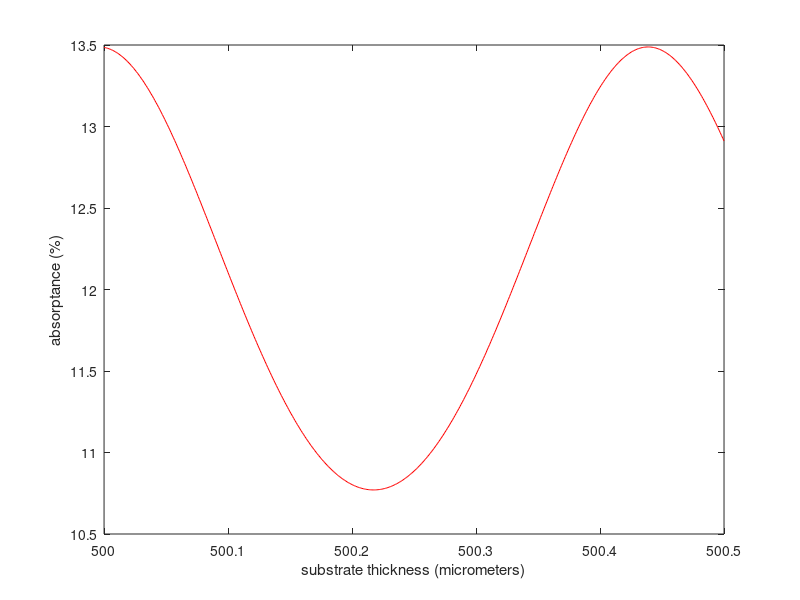

The MATLAB source for this figure:
%This program can be used for optical modeling of NbN on a variety of
%devices. To exclude layers (e.g., the ARC), set the thickness of the layer
%in question to zero (e.g., d_ARC = 0).

%The code assumes back illumination with an incoherent source.

clear all
%%
%Values and constants
lambda0 = 1550; %all distances are in nanometers
k = 2*pi/lambda0;

n_substrate = 1.75; %MgO: 1.73, sapphire: 1.76
k_substrate = n_substrate*k;

n_air = 1;
k_air = n_air*k; 

n_ARC = 1.38;%sqrt(n_air*n_substrate);%If there is no ARC but a layer of SiNx instead, input the values for the SiNx layer for n_ARC and d_ARC.
k_ARC = n_ARC*k;
d_ARC =0;%lambda0/(4*n_ARC);

n_HSQ = 1.38;
k_HSQ = n_HSQ*k;
d_HSQ = 0;%lambda0/(4*n_HSQ);

n_NbN_given = 2.78793-4.33452*1i;%5.23-5.82*1i;
n_NbO_given = 2.28;
fill_factor = 0.4; %value between 0 and 1, where 1 is a continuous film

%This calculation depends on the material between the nanowires, which
%could be air or HSQ. Fill in n_air or n_HSQ in second term on rhs.
epsilon_weighted = fill_factor*(n_NbN_given^2)+(1-fill_factor)*(n_HSQ^2);
n_NbN = sqrt(epsilon_weighted);
epsilon_weighted = fill_factor*(n_NbO_given^2)+(1-fill_factor)*(n_HSQ^2);
n_NbO = sqrt(epsilon_weighted);
k_NbN = n_NbN*k;
k_NbO = n_NbO*k;
d_NbN = 4; %This value is generally set in the loop below.
d_NbO = 0;

n_SiNx = 2.217;
k_SiNx = n_SiNx*k;
d_SiNx = 0;%red SiNx: 391, green SiNx: 300

n_gold = 0.55-11.5*1i;
k_gold = n_gold*k;
d_gold = 0;%d_gold is typically 120 nm for cavities on devices

%%
%Initialize values for result matrices
max=500;
T_plot = zeros(max+1,1);
R_plot = zeros(max+1,1);
A_plot = zeros(max+1,1); %total absorption in structure, including absorption in gold if there is a gold layer
A_NbN_plot = zeros(max+1,1);%absorption only in NbN layer
thickness = zeros(max+1,1);

%%
for count=0:1:max
    d_substrate = 500000+count;
    
    T_total = 0;
    R_total = 0;
    A_total = 0;
    A_NbN_total = 0;
    inc = 1; %fraction of incident power
    
    %At the first interface (back of the sample)
    D_air_ARC = 0.5*[1+(k_ARC/k_air) 1-(k_ARC/k_air); 1-(k_ARC/k_air) 1+(k_ARC/k_air)];
    P_ARC = [exp(1i*k_ARC*d_ARC) 0; 0 exp(-1i*k_ARC*d_ARC)];
    D_ARC_substrate = 0.5*[1+(k_substrate/k_ARC) 1-(k_substrate/k_ARC); 1-(k_substrate/k_ARC) 1+(k_substrate/k_ARC)];
    P_substrate = [exp(1i*k_substrate*d_substrate) 0; 0 exp(-1i*k_substrate*d_substrate)];
    D_substrate_SiNx = 0.5*[1+(k_SiNx/k_substrate) 1-(k_SiNx/k_substrate); 1-(k_SiNx/k_substrate) 1+(k_SiNx/k_substrate)];
        P_SiNx = [exp(1i*k_SiNx*d_SiNx) 0; 0 exp(-1i*k_SiNx*d_SiNx)];
        D_SiNx_NbN = 0.5*[1+(k_NbN/k_SiNx) 1-(k_NbN/k_SiNx); 1-(k_NbN/k_SiNx) 1+(k_NbN/k_SiNx)];
        P_NbN = [exp(1i*k_NbN*d_NbN) 0; 0 exp(-1i*k_NbN*d_NbN)];
        D_NbN_NbO = 0.5*[1+(k_NbO/k_NbN) 1-(k_NbO/k_NbN); 1-(k_NbO/k_NbN) 1+(k_NbO/k_NbN)];
        P_NbO = [exp(1i*k_NbO*d_NbO) 0; 0 exp(-1i*k_NbO*d_NbO)];
        D_NbO_HSQ = 0.5*[1+(k_HSQ/k_NbO) 1-(k_HSQ/k_NbO); 1-(k_HSQ/k_NbO) 1+(k_HSQ/k_NbO)];
        P_HSQ = [exp(1i*k_HSQ*d_HSQ) 0; 0 exp(-1i*k_HSQ*d_HSQ)];
        D_HSQ_gold = 0.5*[1+(k_gold/k_HSQ) 1-(k_gold/k_HSQ); 1-(k_gold/k_HSQ) 1+(k_gold/k_HSQ)];
        P_gold = [exp(1i*k_gold*d_gold) 0; 0 exp(-1i*k_gold*d_gold)];
        D_gold_air = 0.5*[1+(k_air/k_gold) 1-(k_air/k_gold); 1-(k_air/k_gold) 1+(k_air/k_gold)];
        M_total = D_air_ARC*P_ARC*D_ARC_substrate*P_substrate*D_substrate_SiNx*P_SiNx*D_SiNx_NbN*P_NbN*D_NbN_NbO*P_NbO*D_NbO_HSQ*P_HSQ*D_HSQ_gold*P_gold*D_gold_air;

        R_total = abs(M_total(2,1)/M_total(1,1))^2;
        T_total = abs(1/M_total(1,1))^2;
        A_total = A_total+(1-T_total-R_total);
        
        %Absorption in NbN
        matrix = D_NbN_NbO*P_NbO*D_NbO_HSQ*P_HSQ*D_HSQ_gold*P_gold*D_gold_air;
        AB = matrix*[1/M_total(1,1) 0]'; %gives the constants for the electric field in NbN
        imeps = (8.85418782*10^-12)*imag(n_NbN^2);
        c = 3*10^8; %c in m/s
        omega = 2*pi*c/(lambda0*10^-9);
        d = d_NbN*10^-9; %d is in meters
        X = 0:d/1000:d;
        k_NbNm = k_NbN*10^9; %k_NbN in meters, not nm
        Y = abs(AB(1)*exp(-1i*k_NbNm*(X-d))+AB(2)*exp(1i*k_NbNm*(X-d))).^2;
        Z = inc*trapz(X,Y);
        irradiance = (3*10^8)*(8.85418782*10^-12)*0.5;%need to include n_substrate for agreement with previous simulations
        Q = 0.5*omega*imeps*Z/irradiance;
        A_NbN_total = A_NbN_total - Q;
            
    %These values are in fractions, not percentages.
    T_plot(count+1)=T_total;
    R_plot(count+1) = R_total;
    A_plot(count+1) = A_total;
    A_NbN_plot(count+1) = A_NbN_total;
    thickness(count+1)=d_substrate/1000;
    R_plot+T_plot+A_plot; %check to make sure they add up to 100%
end


%%
plot(thickness, 100*A_NbN_plot, 'r-')
hold on
xlabel('substrate thickness (micrometers)')
ylabel('absorptance (%)')
